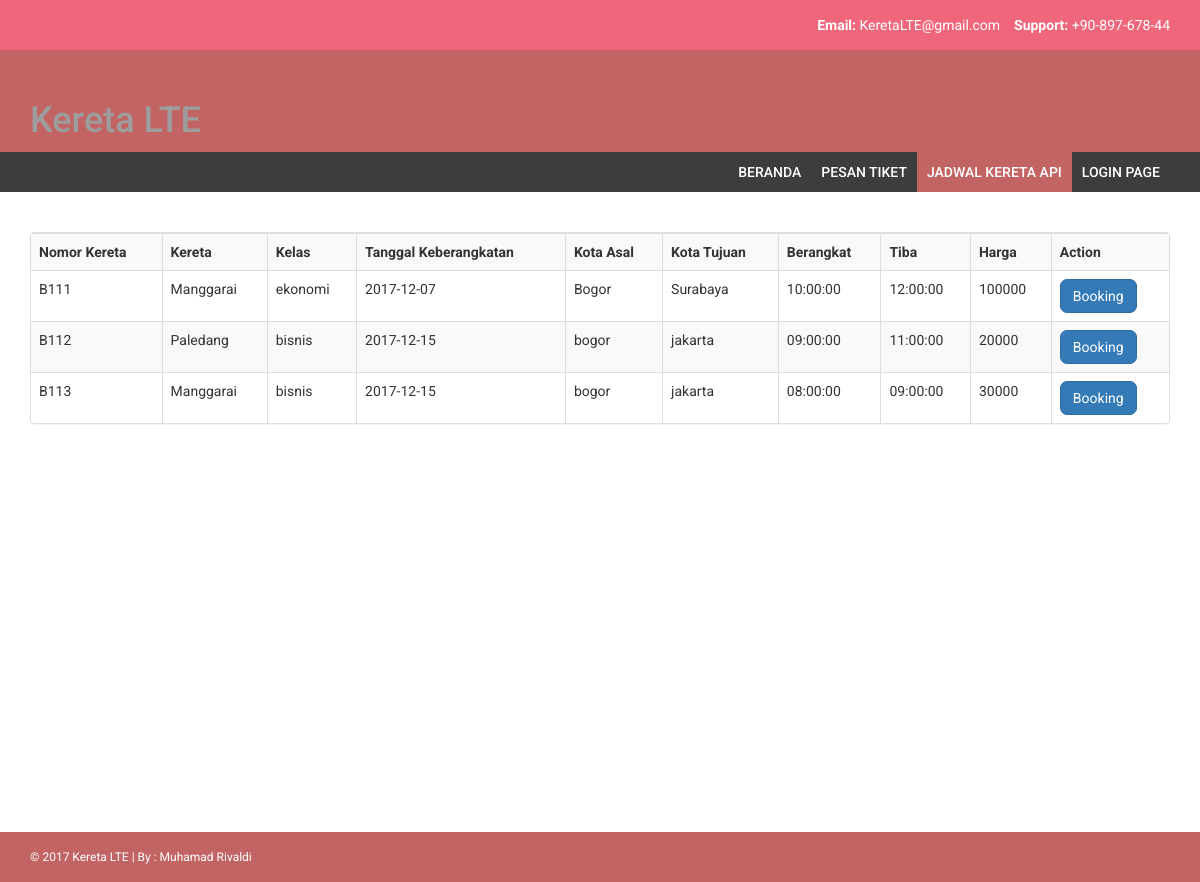
The page /jadwal.php on the database its author committed.
### tables this page shows
CREATE TABLE `tbl_input` (
  `kode_kereta` varchar(15) NOT NULL,
  `kereta` varchar(30) NOT NULL,
  `kelas` varchar(30) NOT NULL,
  `tgl_berangkat` date NOT NULL,
  `kota_asal` varchar(30) NOT NULL,
  `kota_tujuan` varchar(30) NOT NULL,
  `berangkat` time NOT NULL,
  `tiba` time NOT NULL,
  `harga` int(30) NOT NULL
);

### jadwal.php (the view, shortened to what this page needs)
<?php
    include "config/koneksi.php";
?>
<!DOCTYPE html>
<html xmlns="http://www.w3.org/1999/xhtml">
<head>
    <link href="assets/css/bootstrap.css" rel="stylesheet" />
    <link href="assets/css/font-awesome.css" rel="stylesheet" />
    <link href="assets/css/style.css" rel="stylesheet" />
</head>
<body>
    <header>
        <div class="container">
            <div class="row">
                <div class="col-md-12">
                    <strong>Email: </strong>KeretaLTE@gmail.com
                    &nbsp;&nbsp;
                    <strong>Support: </strong>+90-897-678-44
                </div>
            </div>
        </div>
    </header>
    <div class="navbar navbar-inverse set-radius-zero">
        <div class="container">
            <div class="navbar-header">
                <a class="navbar-brand" href="index.php">
                    <h1>Kereta LTE</h1>
                </a>
            </div>
            <div class="left-div">
                <div class="user-settings-wrapper">
                    <ul class="nav">
                    </ul>
                </div>
            </div>
        </div>
    </div>
    <section class="menu-section">
        <div class="container">
            <div class="row">
                <div class="col-md-12">
                    <div class="navbar-collapse collapse ">
                        <ul id="menu-top" class="nav navbar-nav navbar-right">
                            <li><a href="index.php">Beranda</a></li>
                            <li><a href="pesan.php">Pesan Tiket</a></li>
                            <li><a class="menu-top-active" href="jadwal.php">Jadwal Kereta Api</a></li>
                            <li><a href="login.php">Login Page</a></li>
                        </ul>
                    </div>
                </div>
            </div>
        </div>
    </section>
    <div class="content-wrapper">
        <div class="container">
            <div class="row">
                <div class="col-md-12">
                    <div class="panel panel-default">
                        <div class="table-responsive">
                            <table class="table table-bordered table-hover table-striped tablesorter">
                                <tr>
                                    <th>Nomor Kereta</th>
                                    <th>Kereta</th>
                                    <th>Kelas</th>
                                    <th>Tanggal Keberangkatan</th>
                                    <th>Kota Asal</th>
                                    <th>Kota Tujuan</th>
                                    <th>Berangkat</th>
                                    <th>Tiba</th>
                                    <th>Harga</th>
                                    <th>Action</th>
                                </tr>
                                <?php
                                    $sql = "SELECT * FROM tbl_input";
                                    $query = mysqli_query($con, $sql);
                                    while ($data = mysqli_fetch_array($query)) {
                                 ?>
                                <tr>
                                    <td><?php echo $data['kode_kereta']; ?></td>
                                    <td><?php echo $data['kereta']; ?></td>
                                    <td><?php echo $data['kelas']; ?></td>
                                    <td><?php echo $data['tgl_berangkat']; ?></td>
                                    <td><?php echo $data['kota_asal']; ?></td>
                                    <td><?php echo $data['kota_tujuan']; ?></td>
                                    <td><?php echo $data['berangkat']; ?></td>
                                    <td><?php echo $data['tiba']; ?></td>
                                    <td><?php echo $data['harga']; ?></td>
                                    <td>
                                        <a href="pesan.php?menu=jadwal&booking&kode_kereta=<?php echo $data['kode_kereta']; ?>"><button class="btn btn-primary">Booking</button></a>
                                    </td>
                                </tr>
                                <?php
                                   }
                                ?>
                            </table>
                        </div>
                    </div>
               </div>
            </div>
        </div>
    </div>
    <footer>
        <div class="container">
            <div class="row">
                <div class="col-md-12">
                    &copy; 2017 Kereta LTE | By : Muhamad Rivaldi
                </div>
            </div>
        </div>
    </footer>
</body>
</html>

### assets/css/style.css (style rules this page uses)
body { font-family: 'Roboto', sans-serif; line-height: 30px; }
.set-radius-zero { border-radius: 0px; -moz-border-radius: 0px; -webkit-border-radius: 0px; }
.content-wrapper { margin-top: 40px; min-height: 600px; padding-bottom: 60px; }
.btn { border-radius: 0px; -webkit-border-radius: 0px; -moz-border-radius: 0px; }
header { background-color: #F0677C; color: #fff; padding: 10px; text-align: right; }
.left-div { padding-left: 30px; margin-top: 40px; margin-bottom: 30px; }
.navbar-brand { width: 250px; padding-top: 30px; }
.user-settings-wrapper { margin-top: 10px; }
.menu-section { background-color: #3D3D3D; }
#menu-top a { color: #FFF; text-decoration: none; font-weight: 500; padding: 10px 10px 10px 10px; text-transform: uppercase; }
.menu-top-active { background-color: #C36464; }
.navbar-inverse { background-color: #C36464; border-color: transparent; }
.navbar { margin-bottom: 0px; }
footer { padding: 10px; color: #fff; font-size: 12px; background-color: #C36464; }

### jadwal.php (style rules this page uses)
.btn { border-radius: 0.5em; }

### rows shown on the page
tbl_input: kode_kereta "B111", kereta "Manggarai", kelas "ekonomi", tgl_berangkat "2017-12-07", kota_asal "Bogor", kota_tujuan "Surabaya", berangkat "10:00:00", tiba "12:00:00", harga "100000"
tbl_input: kode_kereta "B112", kereta "Paledang", kelas "bisnis", tgl_berangkat "2017-12-15", kota_asal "bogor", kota_tujuan "jakarta", berangkat "09:00:00", tiba "11:00:00", harga "20000"
tbl_input: kode_kereta "B113", kereta "Manggarai", kelas "bisnis", tgl_berangkat "2017-12-15", kota_asal "bogor", kota_tujuan "jakarta", berangkat "08:00:00", tiba "09:00:00", harga "30000"
